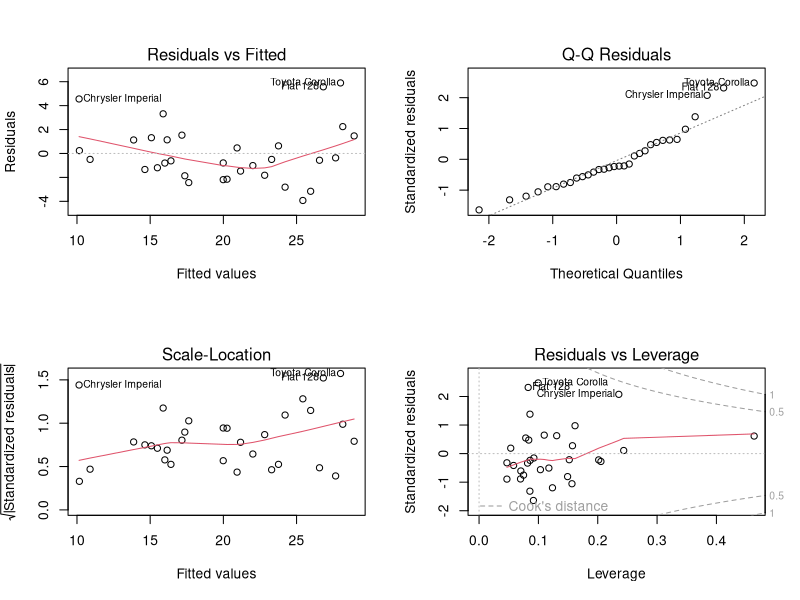
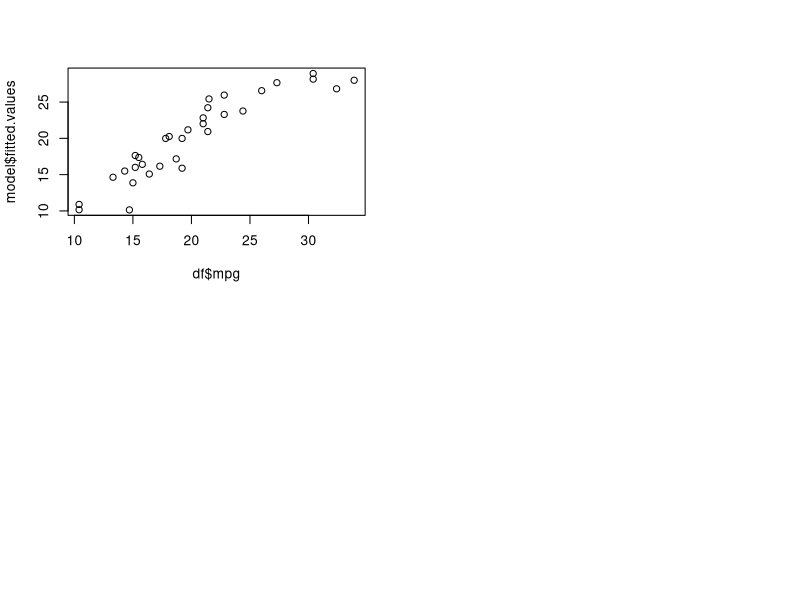

Reproduce these figures in R, in order. (Note: this script raises an error after producing the figures.)
data(mtcars)
df <- mtcars
df

model <- lm(mpg ~ hp + wt + cyl, data = df)
summary(model)

par(mfrow = c(2, 2))
plot(model)

new_df <- data.frame(hp = c(120, 150), wt = c(2.8, 3.2), cyl = c(4, 6))
# Photo

step_model <- step(model)
summary(step_model)

plot(df$mpg, model$fitted.values, 
     xlab = )
# Photo

# photo
plot(df$mpg, model2$fitted.values, 
     xlab = "Actual MPG", ylab = "Fitted MPG",
     main = "Actual vs Fitted MPG")
abline(0, 1, col ="red")
